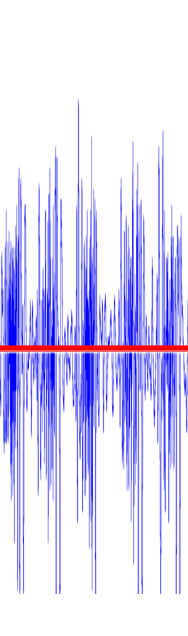
#> input picture 3M_thy_pre_s.bmp, 188 x 636 px
$ jupyter execute --allow-errors WaveformExtraction_thy_Pre.ipynb   (shell and % lines are left out)
#> lines starting #> are read from the running program, lines starting #| are printed output that depends on the picture
[cell 1]
from PIL import Image
import numpy as np
import matplotlib.pyplot as plt
from scipy import stats
import math

# Patient 8 THY

## 3M Littmann Data

[cell 2]
#image = Image.open('3M.bmp')
image = Image.open('3M_thy_pre_s.bmp')
#> image is the input picture: PIL image 188x636 RGB; mean R, G, B 219.5, 217.2, 252.7
image

[cell 3]
x = image.size[0]
#> x = 188
y = image.size[1]
#> y = 636

[cell 4]
print(x)
#| 188
print(y)
#| 636

[cell 5]
matrix = []
points = []
integrated_density = 0

for i in range(x):
    matrix.append([])
    for j in range(y):
        matrix[i].append(image.getpixel((i,j)))
#> after the loop, matrix = 188 items
        #integrated_density += image.getpixel((i,j))[1]
        #points.append(image.getpixel((i,j))[1])

### Extract Red Line Position

[cell 6]
redMax = 0
xStore = 0
yStore = 0
for xAxis in range(x):
    for yAxis in range(y):
        currentPoint = matrix[xAxis][yAxis]
        if currentPoint[0] == 255 and currentPoint[1] < 10 and currentPoint[2] < 10:
            redMax = currentPoint[0]
            xStore = xAxis
            yStore = yAxis

print(xStore, yStore)

### Extract Blue Points

[cell 7]
redline_pos = 349
gain = 120
absMax = 0
littmannArr = []
points_vertical = []
theOne = 0

for xAxis in range(x):
    for yAxis in range(y):
        currentPoint = matrix[xAxis][yAxis]
        # Pickup Blue points
        if currentPoint[2] == 255 and currentPoint[0] < 220 and currentPoint[1] < 220:
            points_vertical.append(yAxis)

    #print(points_vertical)


    # Choose the largest amplitude
    for item in points_vertical:

        if abs(item-redline_pos) > absMax:
            absMax = abs(item-redline_pos)
            theOne = item
    littmannArr.append((theOne-redline_pos)*gain)

    absMax = 0
    theOne = 0
    points_vertical = []
#> after the loop, littmannArr = 188 values, max 29280 at index 19, min -30000 at index 78, mean 3657.4

[cell 8]
fig = plt.figure()
s = fig.add_subplot(111)
s.plot(littmannArr, linewidth=0.6, color='blue')
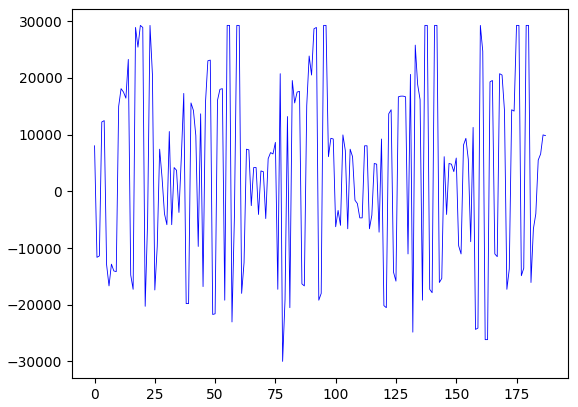
#> figure drawn by matplotlib, 1 panel; curve peaks at x = 19, y = 29280

# Ascul Pi Data

[cell 9]
pathBase = 'C://Users//triti//OneDrive//Dowrun//Text//Manuscripts//Data//TianHaoyang//AusculPi//'
filename = 'Numpy_Array_File_2020-06-18_11_02_04.npy'
line = pathBase + filename
#> (the rest of this cell did not finish here and is left out)

#> (a cell that did not finish here is left out)

[cell 11]
fig = plt.figure()
s = fig.add_subplot(111)
#> (the rest of this cell did not finish here and is left out)

[cell 12]
fig = plt.figure()
s = fig.add_subplot(111)
#> (the rest of this cell did not finish here and is left out)

[cell 13]
start = 1202
end = 1420

start_adj = int(start * 2583 / 3000)
end_adj = int(end * 2583 / 3000)

[cell 14]
fig = plt.figure()
s = fig.add_subplot(111)
#> (the rest of this cell did not finish here and is left out)

[cell 15]
start_adj-end_adj

[cell 16]
fig = plt.figure()
s = fig.add_subplot(111)
s.plot(littmannArr, linewidth=0.6, color='blue')

#> (a cell that did not finish here is left out)

[cell 18]
fig = plt.figure()
s = fig.add_subplot(111)
#> (the rest of this cell did not finish here and is left out)

## Preprocess the two array

[cell 19]
asculArr_processed = []
littmannArr_processed = []

#> (the rest of this cell did not finish here and is left out)

[cell 20]
fig = plt.figure()
s = fig.add_subplot(111)
s.plot(asculArr_processed, linewidth=1.0, color='black')
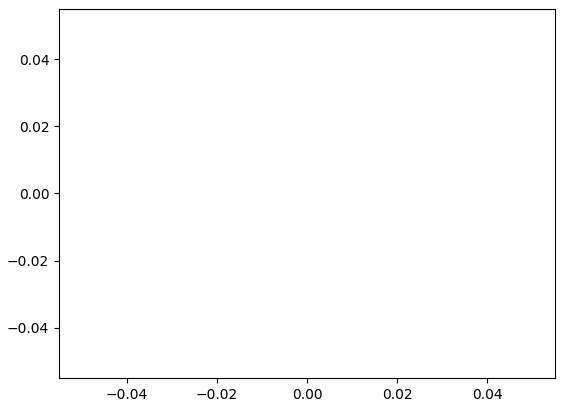
#> figure drawn by matplotlib, 1 panel

[cell 21]
fig = plt.figure()
s = fig.add_subplot(111)
s.plot(littmannArr_processed, linewidth=1.0, color='blue')

[cell 22]
len(littmannArr)
#> Out = 188

#> (a cell that did not finish here is left out)

### Coeffient

#> (a cell that did not finish here is left out)

#> (a cell that did not finish here is left out)

### Fitness

[cell 26]
stats.chisquare(asculArr_processed[:80], littmannArr_processed[2:82])

[cell 27]
def cosCalculate(a, b):
    l = len(a)

    sumXY = 0
    sumRootXSquare = 0
    sumRootYSquare = 0

    for i in range(l):
        sumXY = sumXY + a[i]*b[i]
        sumRootXSquare = sumRootXSquare + math.sqrt(a[i]**2)
        sumRootYSquare = sumRootYSquare + math.sqrt(b[i]**2)

    cosValue = sumXY / (sumRootXSquare * sumRootYSquare)

    return cosValue

$ run again, with 3M.bmp copied over 3M_thy_pre_s.bmp
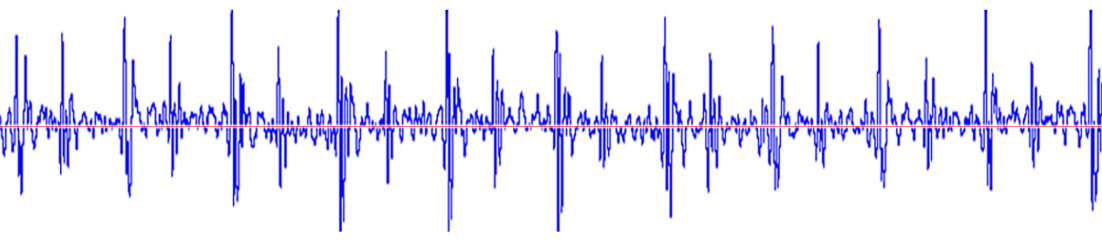
#> input picture 3M.bmp, 2204 x 488 px (shown at 1/2 size)
#> image is the input picture: PIL image 2204x488 RGB; mean R, G, B 231.8, 231.3, 254.5
#| 2204
#| 488
#> after the loop `for i in range(x):`: matrix = 2204 items
#> after the loop `for xAxis in range(x):`: littmannArr = 2204 values, max 10560 at index 1341, min -39600 at index 462, mean -16788.1
#> `[cell 8] fig = plt.figure() s = fig.add_subplot(111) s.plot(littmannAr..`:
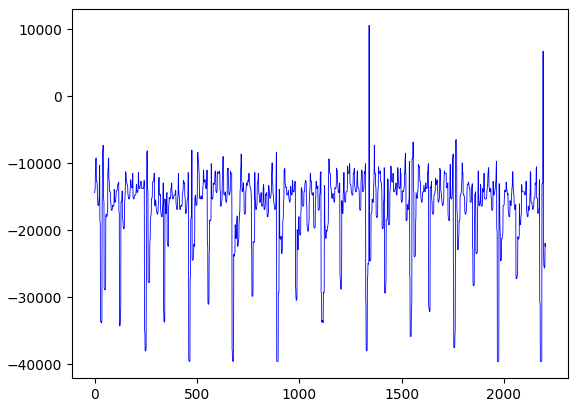
#> figure drawn by matplotlib, 1 panel; curve peaks at x = 1341, y = 10560
#> Out = 2204

$ run again, with 3M_jwx.bmp copied over 3M_thy_pre_s.bmp
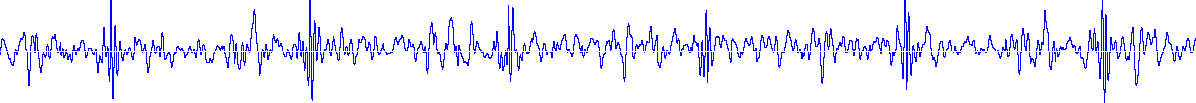
#> input picture 3M_jwx.bmp, 1196 x 103 px
#> image is the input picture: PIL image 1196x103 RGB; mean R, G, B 236.8, 236.8, 255
#| 1196
#| 103
#> after the loop `for i in range(x):`: matrix = 1196 items
#> after the loop `for xAxis in range(x):`: littmannArr = 1196 values, max -31200 at index 1104, min -41880 at index 110, mean -36508.4
#> `[cell 8] fig = plt.figure() s = fig.add_subplot(111) s.plot(littmannAr..`:
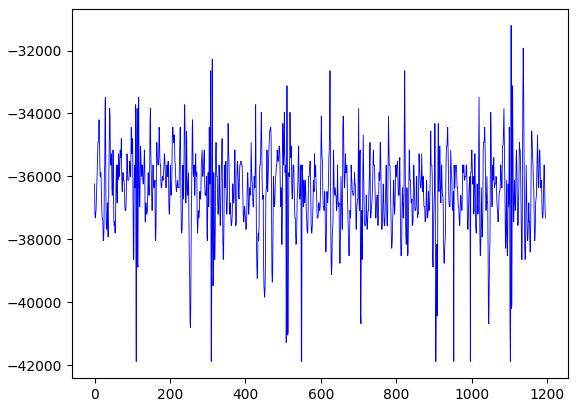
#> figure drawn by matplotlib, 1 panel; curve peaks at x = 1104, y = -31200
#> Out = 1196

$ run again, with 3M_jwx_s.bmp copied over 3M_thy_pre_s.bmp
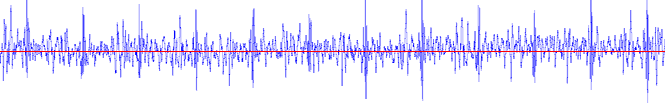
#> input picture 3M_jwx_s.bmp, 665 x 103 px
#> image is the input picture: PIL image 665x103 RGB; mean R, G, B 235.1, 232.6, 252.5
#| 665
#| 103
#> after the loop `for i in range(x):`: matrix = 665 items
#> after the loop `for xAxis in range(x):`: littmannArr = 665 values, max -34800 at index 466, min -41880 at index 26, mean -37223.3
#> `[cell 8] fig = plt.figure() s = fig.add_subplot(111) s.plot(littmannAr..`:
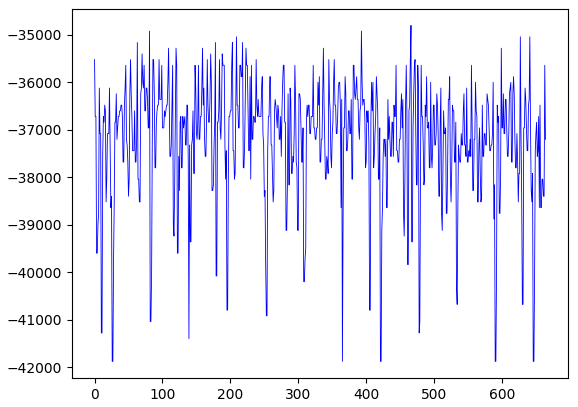
#> figure drawn by matplotlib, 1 panel; curve peaks at x = 466, y = -34800
#> Out = 665
